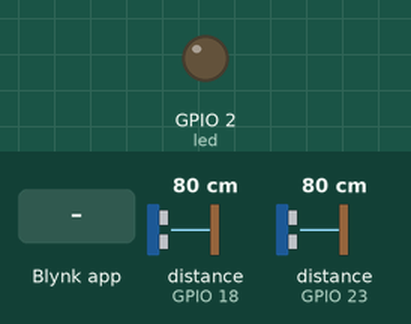
Bench run of a sketch on a simulated ESP32. On the bench: output pins drawn as LEDs (lit = HIGH). Wiring (inferred from the names in the program): 2 × ultrasonic range finder: trigger GPIO 5, echo GPIO 18 / trigger GPIO 19, echo GPIO 23. Inputs (shaded band) come from the test bench; at power-on: distance to the obstacle (sensors on GPIO 18, GPIO 23) 80 cm. The echo pulse lasts 58.3 µs per cm; WiFi joins after 1.5 s; servers stay silent unless stated; the local clock reads 2024-03-15 10:24:30 at power-on unless the sketch sets it; pins used as bus, display or sensor lines are not drawn.

Above: at 3.1 s.
3.2 s: Blynk app writes 1 to V1
At 4.3 s:
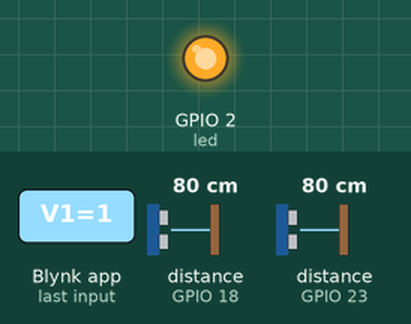
4.7 s: Blynk app writes 0 to V1
At 5.4 s:
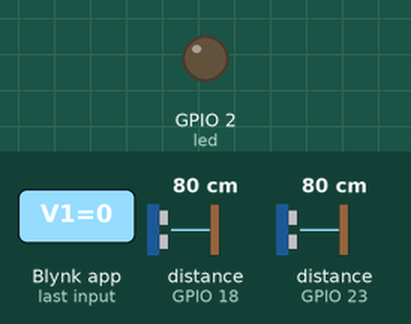
Timing chart, 0 to 7.7 s (numbered marks = the images above; inputs shaded):
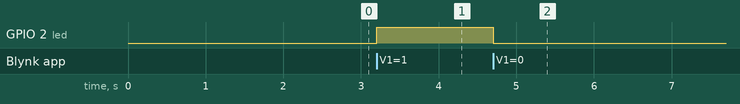

Measured:
- after the input at 3.2 s, GPIO 2 (led): LOW → HIGH at once
- after the input at 4.7 s, GPIO 2 (led): HIGH → LOW at once

The sketch:

esp_blynk_demo_gsm_PP2.ino.ino
```cpp
/* RTC module
 * SCL -> D22
 * SDA -> D21
 * VCC -> 3V3
 *
 * SR04 modules
 * echo1 D18
 * trig1 D5
 * echo2 D23
 * trig2 D19
 *
 * SIM808 Module
 * Sim808 TX -> ESP32 RX2
 * Sim808 RX -> ESP32 TX2
 *
 *
 *  ======================================================
 *  Final Year Project on
 *  "Vehicle Management System & e-Governance on Road"
 *  Date = 26-Jan-2019
 *  Version = 1.0.2
 *  Author = Shubhankar Kalele, 130907482
 *  Guide = Prof. Suhas M. V.
 *  ======================================================
 *
 *  Presentation for Parking
 */

#define BLYNK_PRINT Serial
#define echo1 18
#define trig1 5
#define echo2 23
#define trig2 19
#define led 2
#define TINY_GSM_MODEM_SIM808

#include <WiFi.h>
#include <WiFiClient.h>
#include <BlynkSimpleEsp32.h>
#include <TimeLib.h>
#include <Wire.h>
#include "RTClib.h"
#include <TinyGsmClient.h>

char auth[] = "2a88d1c0091946cea25d4570d5539705";
const char apn[]  = "www";
const char user[] = "";
const char ssid[] = "AndroidAP4";
const char pass[] = "asdasdasd";

unsigned long t = 0;
double d1, t1, t2, s1, s2, d2;
bool isTempParked = false;
bool parkedComplete = false;
bool isParked = false;
bool wasParked = false;
int count = 0;
unsigned long previousMicros, startTime, stopTime, diff;
unsigned long diffSeconds, diffMinutes, diffHours, diffDays;
float lat, lon;


BlynkTimer timeEvent; // read rtc
BlynkTimer ultraSR04; // Trigger the SR04 modules
BlynkTimer parkingEvent; // code to check if parked
BlynkTimer gpsEvent; // code to send GPS data to app

RTC_DS3231 rtc;

HardwareSerial SerialAT(2);

TinyGsm modem(SerialAT);

BLYNK_WRITE(V1){
  int p = param.asInt(); // assigning incoming value from pin V1 to a variable

  // Serial.println(p);
  // process received value
  if(p == 1){
    digitalWrite(led, HIGH);
  }
  if(p == 0){
    digitalWrite(led, LOW);
  }
}


BLYNK_WRITE(V7){
  int q = param.asInt(); // assigning incoming value from pin V1 to a variable

  // process received value
  if(q != 0){
    gpsEvent.run();
  }
}

void setup() {
  // put your setup code here, to run once:
  Serial.begin(9600);
  SerialAT.begin(9600);
  WiFi.disconnect();

  delay(100);

  // pin setup
  pinMode(echo1, INPUT);
  pinMode(trig1, OUTPUT);
  pinMode(echo2, INPUT);
  pinMode(trig2, OUTPUT);
  pinMode(led, OUTPUT);

  // trig pin low
  digitalWrite(trig1, LOW);
  digitalWrite(trig2, LOW);

  if (! rtc.begin()) {
    Serial.println("Couldn't find RTC");
  }

  modem.enableGPS();

  Blynk.begin(auth, ssid, pass);

  timeEvent.setInterval(2000L, rtcWidget);
  ultraSR04.setInterval(300L, SR04);
  parkingEvent.setInterval(1000L, checkParked);
  gpsEvent.setInterval(500L, gpsCode);

  Blynk.virtualWrite(V6, "Not Parked Yet");

  // initializing variables to 0
  d1 = 0;
  d2 = 0;
  t1 = 0;
  t2 = 0;
  previousMicros = startTime =  stopTime = diff = 0;
  diffSeconds, diffMinutes, diffHours, diffDays = 0;
}

void loop() {
  // put your main code here, to run repeatedly:
  // previousMicros = millis();
  Blynk.run();
  // distanceEvent.run();
  timeEvent.run();
  ultraSR04.run();
  // previousMicros = millis() - previousMicros;
  // microsEvent.run();
}

void SR04(){
  DateTime now = rtc.now();

  trigFirst();
  trigSecond();

  Parking();

  if(parkedComplete){
  diff = now.unixtime() - startTime;
  stopTime = now.unixtime();
  timeConversion();
  String difference = (String(diffDays) + "d " + String(diffHours) + "h " + String(diffMinutes) + "m " + String(diffSeconds) + "s");
  Blynk.notify("You parked for total of " + difference);
  Blynk.virtualWrite(V6, difference);
  parkedComplete = false;
  }
}

void trigFirst(){
  delayMicroseconds(10); // random delay
  digitalWrite(trig1, HIGH);
  delayMicroseconds(12); // minimum 10us for trigger pulse.
  digitalWrite(trig1, LOW);

  t1 = pulseIn(echo1, HIGH, 2500UL); // 2500us for approx 30cm timeout (max road clearance of car)

  d1 = t1 / 58;  // distance output in cm
}

void trigSecond(){
  delayMicroseconds(10); // random delay
  digitalWrite(trig2, HIGH);
  delayMicroseconds(12); // minimum 10us for trigger pulse
  digitalWrite(trig2, LOW);

  t2 = pulseIn(echo2, HIGH, 2500UL); // 1000us for approx 30cm timeout (max road clearance of car)

  s2 = t2 * 0.000001;
  d2 = s2 * 340 * 50;  // distance output in cm
}

void Parking(){
  if((d1 > 10 && d1 < 30) || (d2 > 10 && d2 < 30)){
    isTempParked = true;
    if((d2 > 10 && d2 < 30) || (d1 > 10 && d1 < 30)){
      parkingEvent.run();
    }
  }
  else {
    isTempParked = false;
    isParked = false;
    t = 0;
  }
  if(wasParked == true && isTempParked == false){
    // Serial.println("Parking over, calculating fee");
    parkedComplete = true;
    reset();
  }
}

void checkParked(){
  DateTime now = rtc.now();

  if(isTempParked){
    t++;
  }
  if(t>=5){
    if(count == 0){
     // Serial.println("Parking detected and counting");
    Blynk.notify("You are now parked!");
    Blynk.virtualWrite(V6, "Now Parked");
    count++;
    startTime = now.unixtime();
    }
    isParked = true;
    wasParked = true;
    }
}

void reset(){
  wasParked = false;
  isTempParked = false;
  isParked = false;
  t = 0;
  count = 0;
}

void rtcWidget(){
  DateTime now = rtc.now();

  String currentDate =  String(now.day()) + "/" + now.month() + "/" + now.year();
  String currentTime = String(now.hour()) + ":" + now.minute() + ":" + now.second();
  int hours = now.hour();
  if(hours != 165){
    Blynk.virtualWrite(V4, currentTime);
    Blynk.virtualWrite(V3, currentDate);
  }
  else{
    Blynk.virtualWrite(V4, "RTC DC");
    Blynk.virtualWrite(V3, "RTC DC");
  }

}

void microsTime(){
  Blynk.virtualWrite(V5, previousMicros);
}

void timeConversion(){
  diffSeconds = diff  % 60;
  diffMinutes = diff / 60 % 60;
  diffHours = diff / (60 * 60) % 24;
  diffDays = diff / (24 * 60 * 60);
}

void gpsCode(){
  String fix = "False";

  String gps_raw = modem.getGPSraw();
  //parse data
  SerialAT.readStringUntil(','); // mode
  if(SerialAT.readStringUntil(',').toInt() == 1)
    fix = "True";
  SerialAT.readStringUntil(','); // UTC time
  lat = SerialAT.readStringUntil(',').toFloat(); // lat
  lon = SerialAT.readStringUntil(',').toFloat(); // lon
  float lat1 = 13.355550;
  float lon1 = 74.795610;

  Blynk.virtualWrite(V0, 1, lat1, lon1, "Vehicle Position");
  Blynk.virtualWrite(V8, fix);
}
```
